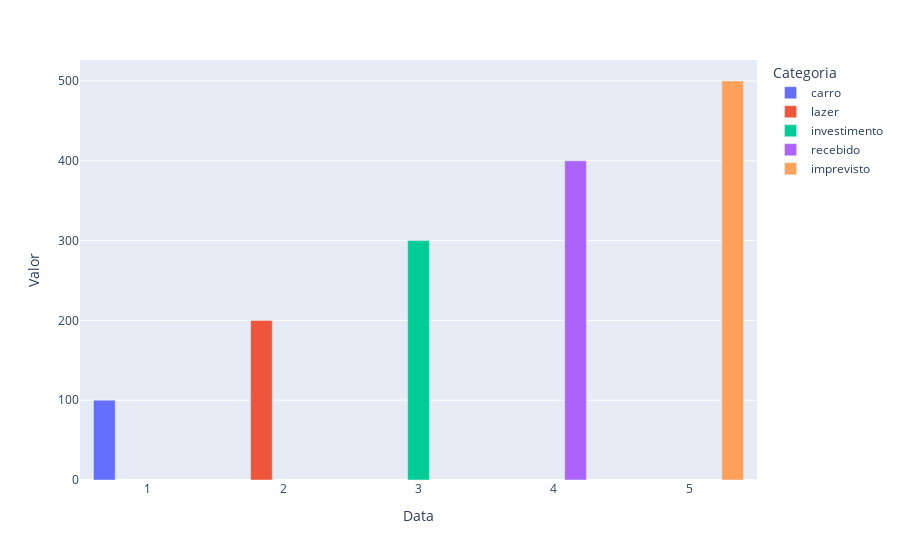
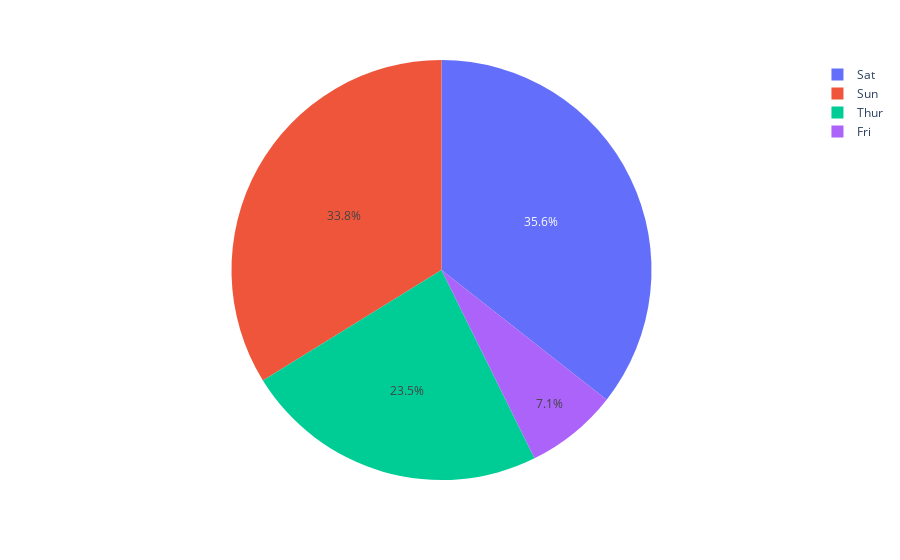

The notebook cell saved with these charts, in order:
### Markdown cell above
### 2 - Gráficos

### Code cell
#Plotando gráfico de barra valor/data
fig = px.bar(co_db, x = co_db["Data"], y = co_db["Valor"], color= co_db["Categoria"] ,barmode="group")
fig.show()

fig = px.pie(co_db, values='Valor', names='Categoria')

fig.show()

### Figure 1 — Plotly figure (JSON) as saved in the notebook; plotly's stock layout.template omitted (floating-point values rounded to 4 significant figures)
{"data": [{"alignmentgroup": "True", "hovertemplate": "Categoria=carro<br>Data=%{x}<br>Valor=%{y}<extra></extra>", "legendgroup": "carro", "marker": {"color": "#636efa", "pattern": {"shape": ""}}, "name": "carro", "offsetgroup": "carro", "orientation": "v", "showlegend": true, "textposition": "auto", "type": "bar", "x": ["1"], "xaxis": "x", "y": [100], "yaxis": "y"}, {"alignmentgroup": "True", "hovertemplate": "Categoria=lazer<br>Data=%{x}<br>Valor=%{y}<extra></extra>", "legendgroup": "lazer", "marker": {"color": "#EF553B", "pattern": {"shape": ""}}, "name": "lazer", "offsetgroup": "lazer", "orientation": "v", "showlegend": true, "textposition": "auto", "type": "bar", "x": ["2"], "xaxis": "x", "y": [200], "yaxis": "y"}, {"alignmentgroup": "True", "hovertemplate": "Categoria=investimento<br>Data=%{x}<br>Valor=%{y}<extra></extra>", "legendgroup": "investimento", "marker": {"color": "#00cc96", "pattern": {"shape": ""}}, "name": "investimento", "offsetgroup": "investimento", "orientation": "v", "showlegend": true, "textposition": "auto", "type": "bar", "x": ["3"], "xaxis": "x", "y": [300], "yaxis": "y"}, {"alignmentgroup": "True", "hovertemplate": "Categoria=recebido<br>Data=%{x}<br>Valor=%{y}<extra></extra>", "legendgroup": "recebido", "marker": {"color": "#ab63fa", "pattern": {"shape": ""}}, "name": "recebido", "offsetgroup": "recebido", "orientation": "v", "showlegend": true, "textposition": "auto", "type": "bar", "x": ["4"], "xaxis": "x", "y": [400], "yaxis": "y"}, {"alignmentgroup": "True", "hovertemplate": "Categoria=imprevisto<br>Data=%{x}<br>Valor=%{y}<extra></extra>", "legendgroup": "imprevisto", "marker": {"color": "#FFA15A", "pattern": {"shape": ""}}, "name": "imprevisto", "offsetgroup": "imprevisto", "orientation": "v", "showlegend": true, "textposition": "auto", "type": "bar", "x": ["5"], "xaxis": "x", "y": [500], "yaxis": "y"}], "layout": {"barmode": "group", "legend": {"title": {"text": "Categoria"}, "tracegroupgap": 0}, "margin": {"t": 60}, "xaxis": {"anchor": "y", "domain": [0, 1], "title": {"text": "Data"}}, "yaxis": {"anchor": "x", "domain": [0, 1], "title": {"text": "Valor"}}}}

### Figure 2 — Plotly figure (JSON) as saved in the notebook; plotly's stock layout.template omitted (floating-point values rounded to 4 significant figures; data arrays with more than 128 entries replaced by an {"elided": "..."} marker saying what was removed)
{"data": [{"domain": {"x": [0, 1], "y": [0, 1]}, "hovertemplate": "day=%{label}<br>tip=%{value}<extra></extra>", "labels": {"elided": "244 str values"}, "legendgroup": "", "name": "", "showlegend": true, "type": "pie", "values": {"elided": "244 float values"}}], "layout": {"legend": {"tracegroupgap": 0}, "margin": {"t": 60}}}
